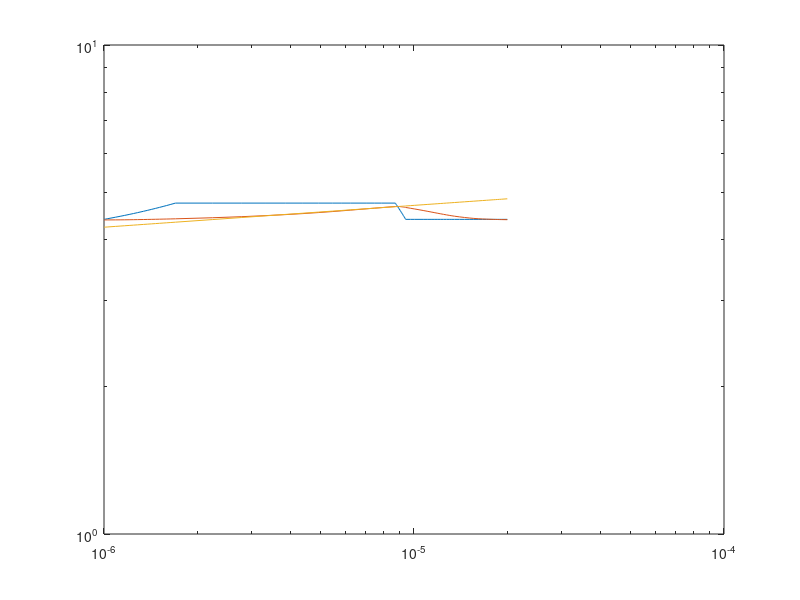

Source code (MATLAB):
%%
load('Postlab9data.mat')

%%
clf;
plot(time, Vv1_low)
hold on;
plot(time, Vvout_low)

xlabel('Time (s)')
ylabel('Voltage (V)')
legend('V1: .75V to 1V ', 'Vout')
xlim([0,2e-5])

Vc_a = .75 + (1-.75)*.63
Tau_a = [4.50986607142609e-06]-[1.08789062500000e-06]
% 
% Time_const_1a = ([1.20507812500000e-06]-[8.79312053568309e-06])*.63
% 
% 



%% 
clf;
plot(time1, Vv1_mid)
hold on;
plot(time1, Vvout_mid)

xlabel('Time (s)')
ylabel('Voltage (V)')
legend('V1: 2.5V to 2.75V ', 'Vout')
xlim([0,2e-5])



Vc_b = 2.5 + (2.75-2.5)*.63
Tau_b = [5.02883928571181e-06]-[1e-06]

% Time_const_2a = ([1.14648437500000e-06] - [9.05818749996879e-06])*.63


%% 
clf;
plot(time2, Vv1_high)
hold on;
plot(time2, Vvout_high)

xlabel('Time (s)')
ylabel('Voltage (V)')
legend('V1: 4.4V to 4.75V ', 'Vout')
xlim([0,2e-5])


Vc_c = 4.4 + (4.75-4.4)*.63
Tau_c = [7.04613839285466e-06]

%%
clf;
p3 = polyfit(log(time2(24:45)),log(Vvout_high(24:45)),1);
y3 = time2.^p3(1).*exp(p3(2))


loglog(time2, Vv1_high)
hold on;
loglog(time2, Vvout_high)
plot(time2, y3)
